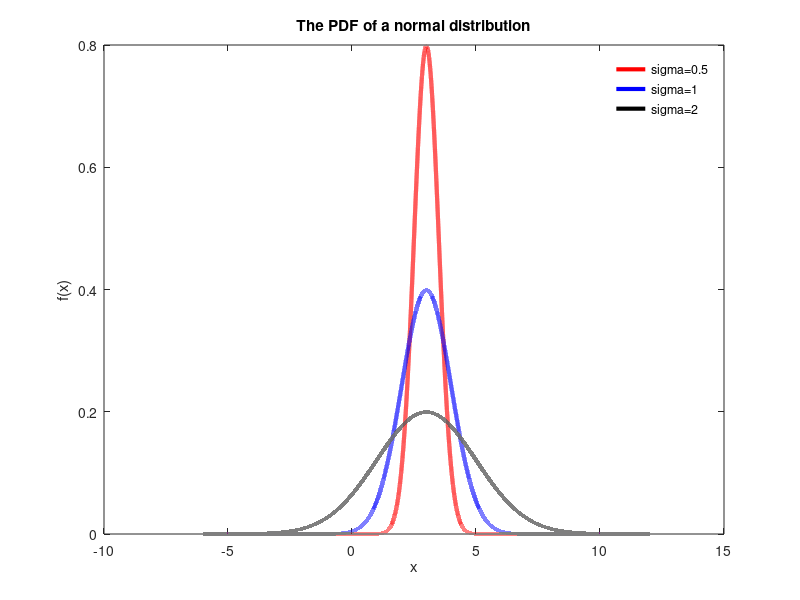
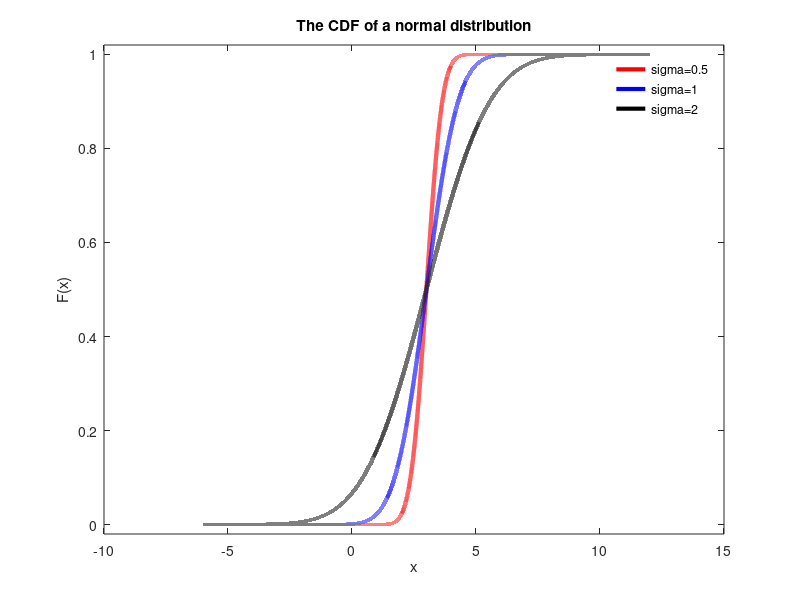
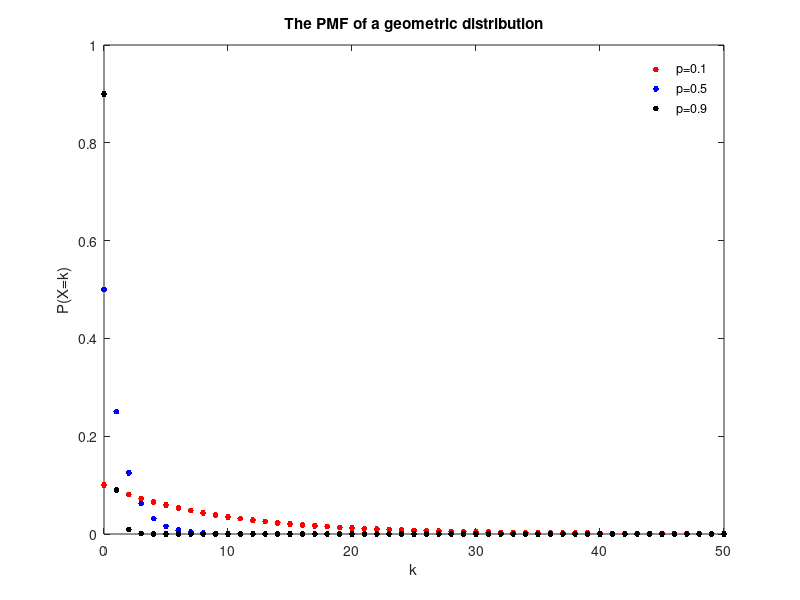
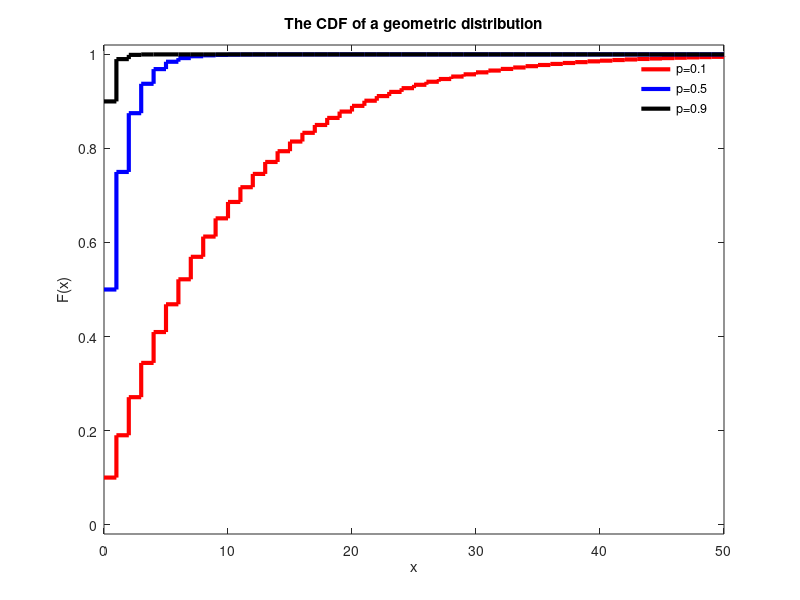

MATLAB code for these plots, in order:
%% Lab 3, Discrete, continouse distribution. SOLUTION (Due on  11:59 PM, Feb 17, 2015)

%% Assignments
% Here goes the assignments for Lab 3.
%%
% Question 1. Plot the PDF and CDF for normal distribution with fixed $\mu
% = 3$ and varying $\sigma = [0.5, 1, 2]$. Draw your observations with two to
% three sentences.

mu=3;
sigma=[0.5 1 2];
xs=-6:0.0001:12;
linestyle={'r-','b-','k-'};
%%
%plot the PDF of a normal distribution
fig1=figure;
for i=1:3
f=normpdf(xs,mu,sigma(i));
plot(xs,f,linestyle{i},'linewidth',3);
hold on;
end
title('The PDF of a normal distribution');
xlabel('x');ylabel('f(x)');
legend('sigma=0.5','sigma=1','sigma=2','location','best');
legend('boxoff');
%%
% plot the CDF of a normal distribution
fig2=figure;
for i=1:3
F=normcdf(xs,mu,sigma(i));
plot(xs,F,linestyle{i},'linewidth',3);
hold on;
end
title('The CDF of a normal distribution');
xlabel('x');ylabel('F(x)');ylim([-0.02 1.02]);
legend('sigma=0.5','sigma=1','sigma=2','location','best');
legend('boxoff')

%%
% *Observations:
% PDF: All three plots have the same median (mu, in this case 3).
% The smaller sigma is, the higher and narrower the peak in the
% middle of the plot (around x=3).
% CDF: The smaller sigma is, the steeper and closer to vertical
% the corresponding plot is. All three plots go through the same
% point at F(x) = 0.5 (which is the median).*

%%
% Question 2. Plot the PMF and CDF for geometric distribution with varying
% $p=[0.1, 0.5, 0.9]$. 
p=[0.1 0.5 0.9];
ks=0:50;
%%
% plot the PMF of a geometric distribution
fig3=figure;
linestyle={'r.','b.','k.'};
for i=1:3
P=geopdf(ks,p(i));
plot(ks,P,linestyle{i},'markersize',13.5);
hold on;
end
title('The PMF of a geometric distribution');
xlabel('k');ylabel('P(X=k)');
legend('p=0.1','p=0.5','p=0.9','location','best');
legend('boxoff');
%%
%plot the CDF of a geometric distribution
fig4=figure;
linestyle={'r-','b-','k-'};
for i=1:3
F=geocdf(ks,p(i));
stairs(ks,F,linestyle{i},'linewidth',3);
hold on;
end
title('The CDF of a geometric distribution');
xlabel('x');ylabel('F(x)');ylim([-0.02 1.02]);
legend('p=0.1','p=0.5','p=0.9','location','best');
legend('boxoff');

%%
% *Observations:
% PMF: The larger p is, the more quickly f(x) approaches 0.
% CDF: The larger p is, the more quickly F(x) approaches 1.*

%%
% Submission. Put all of your code,  figures, writeups in a single document with .doc or .docx or .pdf format.
% Submit the document through blackboard. Attention, .txt format is not acceptable.  
